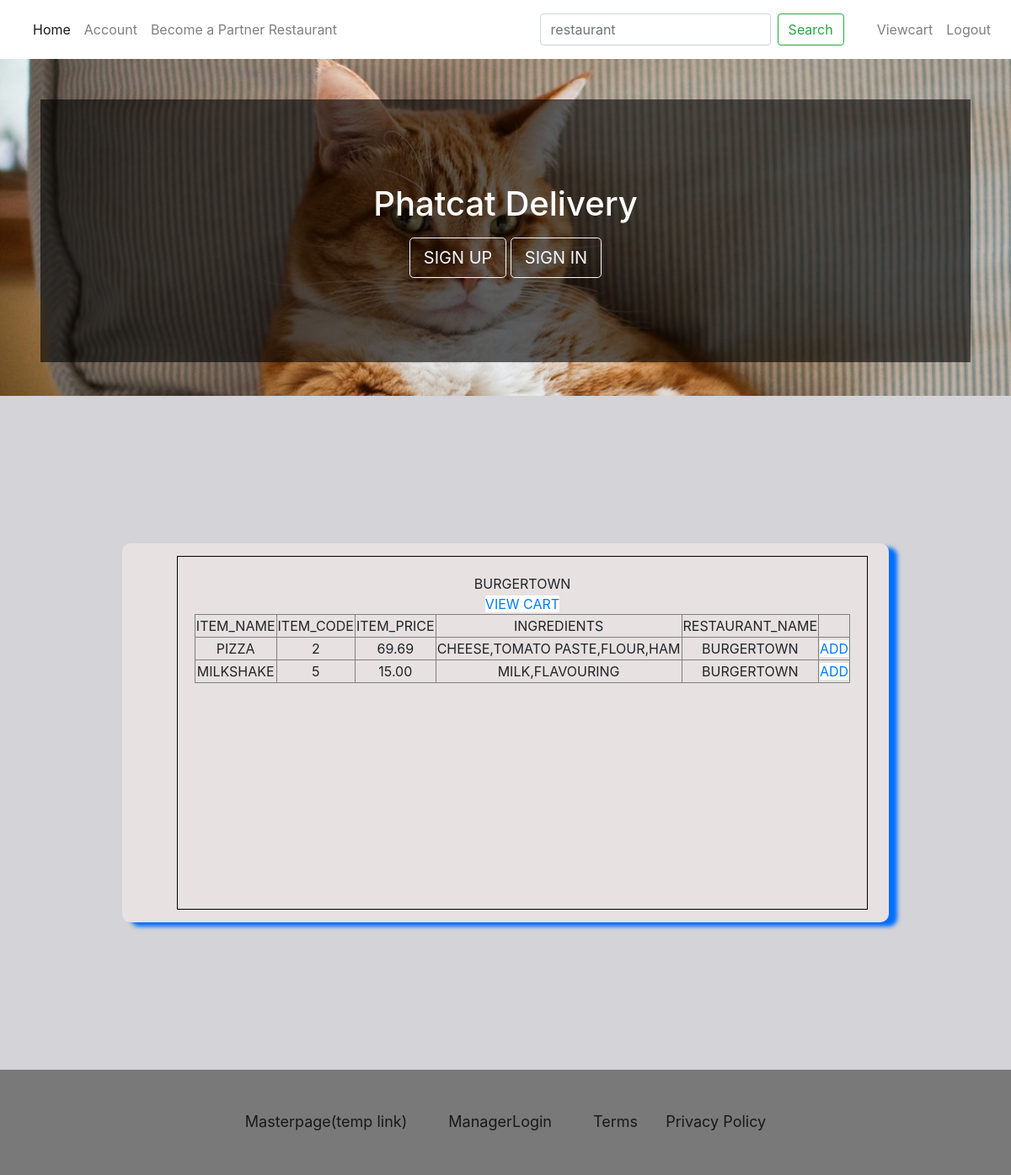
Page /items.php?restaurant_name=BurgerTown (signed in) on the committed database.
### tables this page shows
CREATE TABLE `tb_items` (
  `item_code` int(11) NOT NULL,
  `item_price` float(11,2) NOT NULL,
  `ingredients` varchar(255) DEFAULT NULL,
  `item_name` varchar(255) NOT NULL,
  `restaurant_name` varchar(255) DEFAULT NULL
);

### cartFunctions.php (the view, shortened to what this page needs)
<?php
include ('db_conn.php');
function display_items($restaurant_name){
    global $mysqli;
    $query = "SELECT `item_name`, `item_code`, `item_price`, `ingredients`, `restaurant_name` FROM `tb_items` WHERE `restaurant_name` LIKE '$restaurant_name'";
    $result = $mysqli->query($query);
    $printKey = false;
    if( $row_cnt = mysqli_num_rows($result) >= 1 ) {
        echo "<form method='post'>";
        echo "<table border='1'>";
        while( $arr = $result->fetch_array(MYSQLI_ASSOC)) {
            if( !$printKey ) {
                print( "<tr>\r\n" );
                foreach( $arr as $key=>$value) {
                    printf( "<td>%s</td>\r\n",$key);
                }
                print( "<td></td>");
                print( "</tr>\r\n" );
                $printKey = true;
            }
            print( "<tr>\r\n" );
            foreach( $arr as $key=>$value) {
                printf( "<td>%s</td>\r\n",$arr[ $key ]);
            }
            print( "<td><a href='items.php?restaurant_name=$restaurant_name&added=".$arr['item_code']."'>add</a></td>");
            print( "</tr>\r\n" );
        }
        echo "</table>";
    }else{
        echo "Sorry, no items available";
        }
}
?>

### style.css (style rules this page uses)
.pricing-plan a { background: rgb(255, 255, 255); }
.pricing-plan a { margin-top: 10px; }

### rows in the picture
tb_items: key "ITEM_NAME", key "ITEM_CODE", key "ITEM_PRICE", key "INGREDIENTS", key "RESTAURANT_NAME", item_name "PIZZA", item_code "2", item_price "69.69", ingredients "CHEESE,TOMATO PASTE,FLOUR,HAM", restaurant_name "BURGERTOWN"
tb_items: item_name "MILKSHAKE", item_code "5", item_price "15.00", ingredients "MILK,FLAVOURING", restaurant_name "BURGERTOWN"

### other values in the picture
$_GET['restaurant_name'] "BURGERTOWN"
